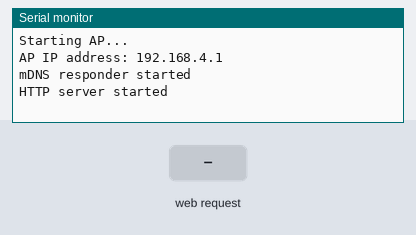
A sketch run on a simulated ESP32. On the bench: the last lines printed to the serial monitor. The test bench sets the inputs (shaded band).

Above: at 1.4 s.
1.5 s: HTTP request GET /submit?ssid=1&pass=1 received
At 1.9 s:
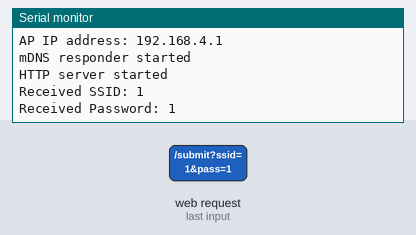
3.0 s: HTTP request GET /submit?ssid=120&pass=120 received
At 4.3 s:
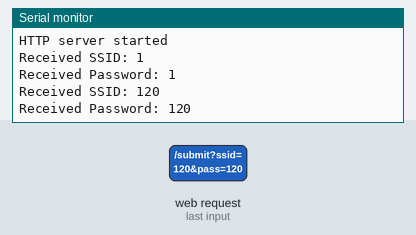

The sketch:

ESP32-DNS_STA_AP_Mode.ino
```cpp
#include <WiFi.h>
#include <WebServer.h>
#include <ESPmDNS.h>

WebServer server(80);

// Access Point credentials
const char* ap_ssid = "ESP32-AP";
const char* ap_password = "12345678";

String received_ssid = "";
String received_password = "";

void setup() {
  Serial.begin(115200);
  delay(100);

  // Start AP mode
  Serial.println("Starting AP...");
  WiFi.softAP(ap_ssid, ap_password);
  delay(100);

  IPAddress apIP = WiFi.softAPIP();
  Serial.print("AP IP address: ");
  Serial.println(apIP);

  // Start mDNS (won't work in AP mode but kept as per your code)
  if (!MDNS.begin("esp32")) {
    Serial.println("Error setting up MDNS responder!");
    while (1) delay(1000);
  }
  Serial.println("mDNS responder started");

  // Routes
  server.on("/", handle_OnConnect);
  server.on("/submit", handle_FormSubmit);
  server.onNotFound(handle_NotFound);

  server.begin();
  Serial.println("HTTP server started");
}

void loop() {
  server.handleClient();
}

// HTML page with form
void handle_OnConnect() {
  String html = R"rawliteral(
    <!DOCTYPE html>
    <html>
    <head>
      <title>ESP32 WiFi Setup</title>
    </head>
    <body>
      <h2>Enter WiFi Credentials</h2>
      <form action="/submit" method="GET">
        SSID:<br><input type="text" name="ssid"><br>
        Password:<br><input type="password" name="pass"><br><br>
        <input type="submit" value="Submit">
      </form>
    </body>
    </html>
  )rawliteral";

  server.send(200, "text/html", html);
}

// Handle form submission
void handle_FormSubmit() {
  if (server.hasArg("ssid") && server.hasArg("pass")) {
    received_ssid = server.arg("ssid");
    received_password = server.arg("pass");

    Serial.println("Received SSID: " + received_ssid);
    Serial.println("Received Password: " + received_password);

    server.send(200, "text/html", "<h3>Received credentials:</h3><br>SSID: " + received_ssid + "<br>Password: " + received_password);

    // Optionally: save to preferences or try to connect to STA here
  } else {
    server.send(400, "text/html", "Missing SSID or password!");
  }
}

void handle_NotFound() {
  server.send(404, "text/plain", "Page not found");
}
```

Measured:
- after the input at 1.5 s, the serial monitor: prints a new line at once (image 1)
- after the input at 3.0 s, the serial monitor: prints a new line at once (image 2)
